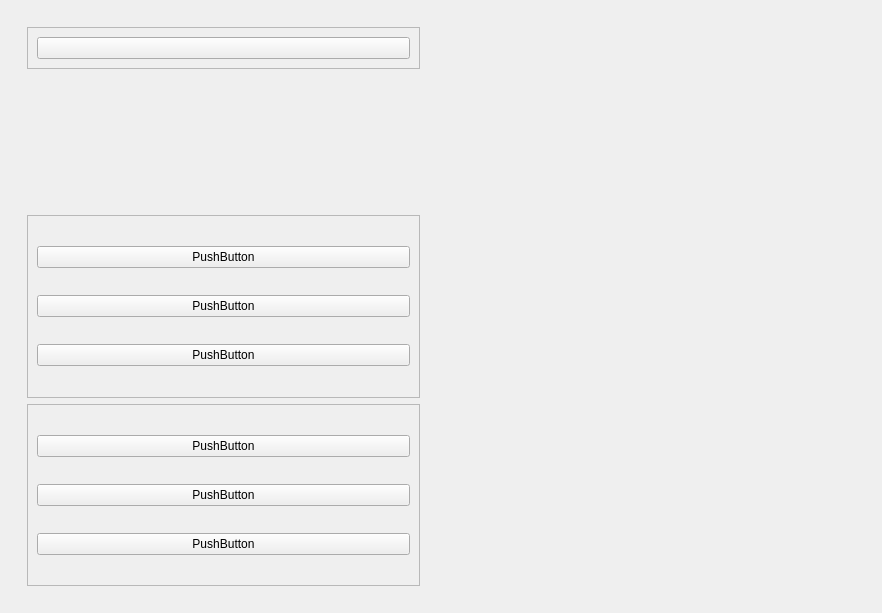
<?xml version="1.0" encoding="UTF-8"?>
<ui version="4.0">
 <class>MainWindow</class>
 <widget class="QMainWindow" name="MainWindow">
  <property name="geometry">
   <rect>
    <x>0</x>
    <y>0</y>
    <width>882</width>
    <height>613</height>
   </rect>
  </property>
  <property name="windowTitle">
   <string>MainWindow</string>
  </property>
  <widget class="QWidget" name="centralwidget">
   <layout class="QHBoxLayout" name="horizontalLayout">
    <item>
     <widget class="QWidget" name="leftMenuContainer" native="true">
      <layout class="QVBoxLayout" name="verticalLayout">
       <item>
        <widget class="QWidget" name="leftMenuSubContainer" native="true">
         <layout class="QVBoxLayout" name="verticalLayout_2">
          <item alignment="Qt::AlignTop">
           <widget class="QFrame" name="frame">
            <property name="frameShape">
             <enum>QFrame::StyledPanel</enum>
            </property>
            <property name="frameShadow">
             <enum>QFrame::Raised</enum>
            </property>
            <layout class="QHBoxLayout" name="horizontalLayout_2">
             <item>
              <widget class="QPushButton" name="startBtn">
               <property name="text">
                <string/>
               </property>
               <property name="icon">
                <iconset resource="resources.qrc">
                 <normaloff>:/icons/feather/align-justify.svg</normaloff>:/icons/feather/align-justify.svg</iconset>
               </property>
               <property name="iconSize">
                <size>
                 <width>24</width>
                 <height>24</height>
                </size>
               </property>
              </widget>
             </item>
            </layout>
           </widget>
          </item>
          <item>
           <widget class="QFrame" name="frame_2">
            <property name="frameShape">
             <enum>QFrame::StyledPanel</enum>
            </property>
            <property name="frameShadow">
             <enum>QFrame::Raised</enum>
            </property>
            <layout class="QVBoxLayout" name="verticalLayout_3">
             <item>
              <widget class="QPushButton" name="pushButton_2">
               <property name="text">
                <string>PushButton</string>
               </property>
              </widget>
             </item>
             <item>
              <widget class="QPushButton" name="pushButton_3">
               <property name="text">
                <string>PushButton</string>
               </property>
              </widget>
             </item>
             <item>
              <widget class="QPushButton" name="pushButton_4">
               <property name="text">
                <string>PushButton</string>
               </property>
              </widget>
             </item>
            </layout>
           </widget>
          </item>
          <item>
           <widget class="QFrame" name="frame_3">
            <property name="frameShape">
             <enum>QFrame::StyledPanel</enum>
            </property>
            <property name="frameShadow">
             <enum>QFrame::Raised</enum>
            </property>
            <layout class="QVBoxLayout" name="verticalLayout_4">
             <item>
              <widget class="QPushButton" name="pushButton_5">
               <property name="text">
                <string>PushButton</string>
               </property>
              </widget>
             </item>
             <item>
              <widget class="QPushButton" name="pushButton_6">
               <property name="text">
                <string>PushButton</string>
               </property>
              </widget>
             </item>
             <item>
              <widget class="QPushButton" name="pushButton_7">
               <property name="text">
                <string>PushButton</string>
               </property>
              </widget>
             </item>
            </layout>
           </widget>
          </item>
         </layout>
        </widget>
       </item>
      </layout>
     </widget>
    </item>
    <item>
     <widget class="QWidget" name="mainBodyContainer" native="true"/>
    </item>
   </layout>
  </widget>
 </widget>
 <resources>
  <include location="resources.qrc"/>
 </resources>
 <connections/>
</ui>
